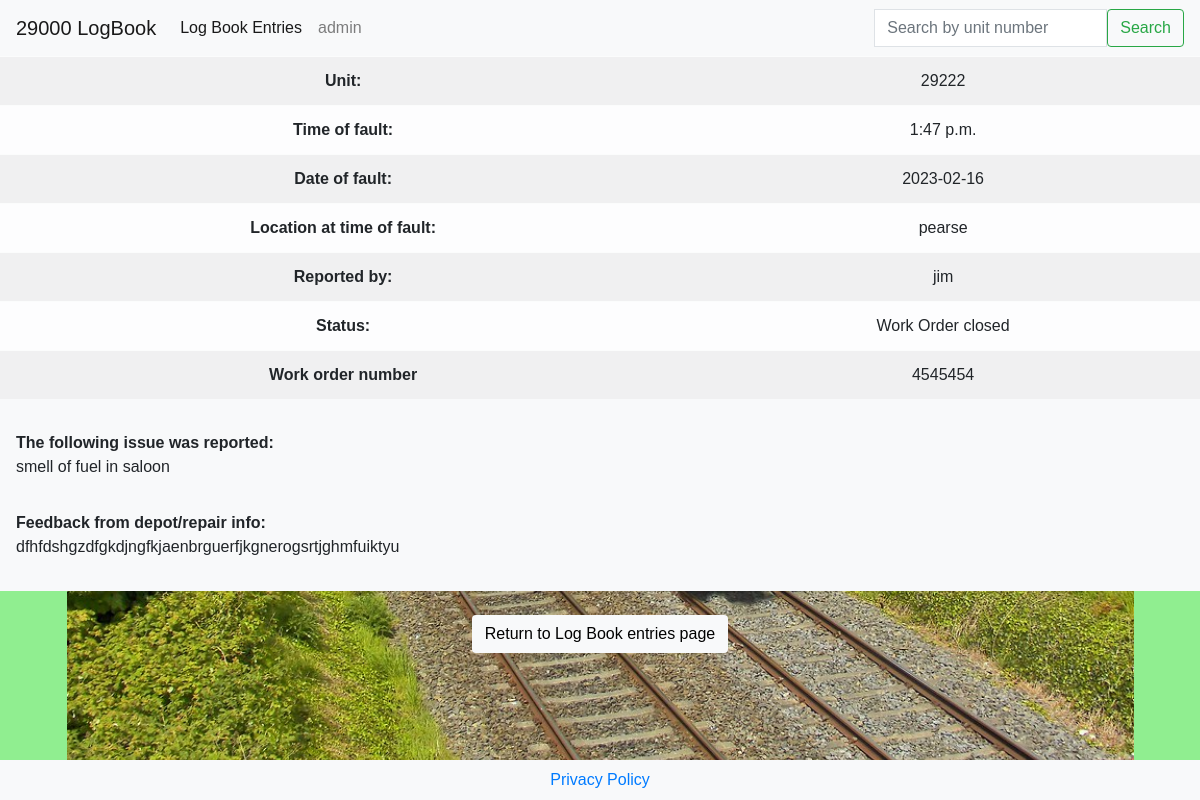
/report_detail.html/23/, run on the app's committed database.
### report/models.py (models this page shows, shortened)
class Logbook_report(models.Model):
    Grade = models.CharField(max_length=25, default='Driver')
    driver_name = models.CharField(max_length=50)
    driver_email = models.EmailField(blank=True)  # blank =  make optional
    unit = models.IntegerField(default=29)
    location_at_time_of_fault = models.TextField(max_length=60)
    time_of_fault = models.TimeField(null=True, blank=True)
    date_of_fault = models.TextField()
    details_of_defect = models.TextField()
    report_read = models.BooleanField(default=False)
    work_order_created = models.BooleanField(default=False)
    driver_responded_to = models.BooleanField(default=False)
    work_order_closed = models.BooleanField(default=False)
    work_order_number = models.IntegerField(null=True)
    Depot_feedback = models.TextField(max_length=300, default='Copy SAP longtext here')
    class Meta:
        ordering = ['date_of_fault']

### report/views.py (the view)
# urls.py: path('report_detail.html/<logbook_report_id>/', views.report_detail, name='report_detail'),
def report_detail(request, logbook_report_id):
    report = get_object_or_404(Logbook_report, pk=logbook_report_id)
    context = {
        'report': report,
    }
    return render(request, 'report_detail.html', context)

### report/templates/report_detail.html
{% extends "base.html" %}
{% load static %}
{% load crispy_forms_tags%}
{% block content %}
<div class="no-margin bg-light">
    <table class="text-align table table-striped table-light">
        <tbody>
            <tr>
                <th scope="row">Unit:</th>
                <td>{{ report.unit }}</td>
            </tr>
            <tr>
                <th scope="row">Time of fault:</th>
                <td>{{ report.time_of_fault }}</td>
            </tr>
            <tr>
                <th scope="row">Date of fault:</th>
                <td>{{ report.date_of_fault }}</td>
            </tr>
            <tr>
                <th scope="row">Location at time of fault:</th>
                <td>{{ report.location_at_time_of_fault }}</td>
            </tr>
            <tr>
                <th scope="row">Reported by:</th>
                <td>{{ report.driver_name }}</td>
            </tr>
            <tr>
                <th scope="row">Status:</th>
                <td>
                    {% if report.report_read and report.work_order_closed and report.work_order_created %}
                    Work Order closed
                    {% elif report.work_order_created %}
                    Work Order created
                    {% else %}
                    Issue has been seen by dsm
                    {% endif %}
                </td>
            </tr>
            {% if report.report_read and report.work_order_closed and report.work_order_created %}
            <tr>
                <th scope="row">Work order number</th>
                <td>{{ report.work_order_number }}</td>
            </tr>
            {% endif %}
        </tbody>
    </table>
</div>
<div class="bg-light p-2">
    <p class="p-2">
        <strong>The following issue was reported:</strong>
        <br>
        {{ report.details_of_defect }}
    </p>
    {% if report.report_read and report.work_order_closed and report.work_order_created %}
    <p class="p-2">
       <strong>Feedback from depot/repair info:</strong>
       <br>{{ report.Depot_feedback }}
    </p>
    {% endif %}
</div>
<div class="back-btn text-align">
    <a class="btn btn-signup bg-light" href="{% url 'reports_list' %}">Return to Log Book entries page</a>
</div>
{% endblock %}

### static/css/style.css (style rules this page uses)
body { background: lightgreen url("/media/29000\ _image.jpg") no-repeat center center; background-size: auto 100%; padding:0; margin:0; height:100%; font-family: 'Maven Pro', sans-serif; min-height: 100vh; display: flex; flex-direction: column; margin: 0; }
.text-align { text-align: center; }
.btn-signup { background-color:#F5F5F5; color:black; margin: 2%; }
div { margin: 0px; margin: 0; padding: 0; }
.back-btn { padding: 0; }

### data on the page
Logbook_report: unit "29222", time_of_fault "1:47 p.m.", date_of_fault "2023-02-16", location_at_time_of_fault "pearse", driver_name "jim", work_order_number "4545454", details_of_defect "smell of fuel in saloon", Depot_feedback "dfhfdshgzdfgkdjngfkjaenbrguerfjkgnerogsrtjghmfuiktyu"
